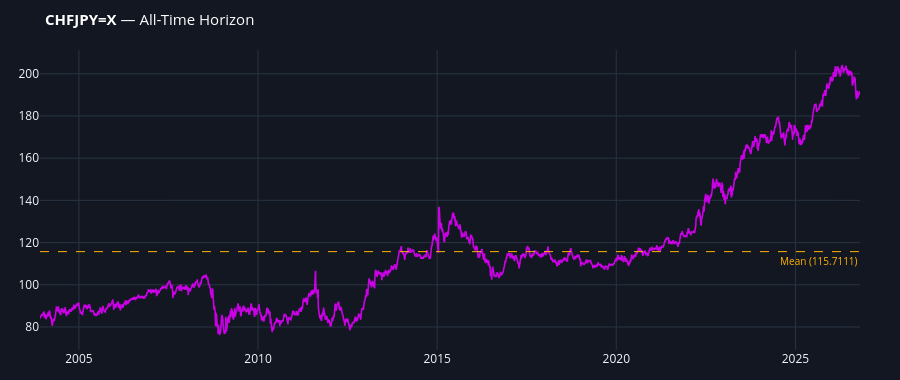

Source (notebook cell):
### Code cell
display_horizon_analysis(df_max, "All-Time", "#CB00E6")

### Figure 1 — Plotly figure (JSON) as saved in the notebook; plotly's stock layout.template omitted (floating-point values rounded to 4 significant figures; data arrays with more than 128 entries replaced by an {"elided": "..."} marker saying what was removed)
{"data": [{"hovertemplate": "<b>Date</b>: %{x|%Y-%m-%d}<br><b>Price</b>: %{y:.4f}<extra></extra>", "line": {"color": "#CB00E6", "width": 1.6}, "mode": "lines", "name": "CHFJPY=X Close", "type": "scatter", "x": {"elided": "5957 str values"}, "y": {"elided": "5957 float values"}}], "layout": {"annotations": [{"font": {"color": "#FFB300", "size": 10}, "showarrow": false, "text": "Mean (115.7111)", "x": 1, "xanchor": "right", "xref": "x domain", "y": 115.7, "yanchor": "top", "yref": "y"}], "height": 380, "hovermode": "x unified", "margin": {"b": 30, "l": 40, "r": 40, "t": 50}, "paper_bgcolor": "#131722", "plot_bgcolor": "#131722", "shapes": [{"line": {"color": "#FFB300", "dash": "dash", "width": 1}, "type": "line", "x0": 0, "x1": 1, "xref": "x domain", "y0": 115.7, "y1": 115.7, "yref": "y"}], "title": {"font": {"color": "#FFFFFF", "size": 15}, "text": "<b>CHFJPY=X</b> — All-Time Horizon"}}}
